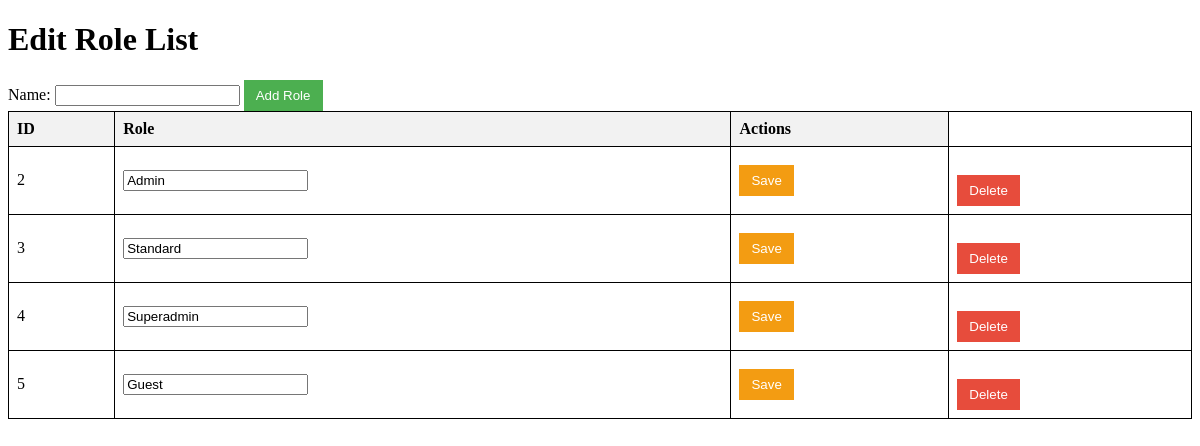
The page /roles/edit/ on the database as committed earlier.
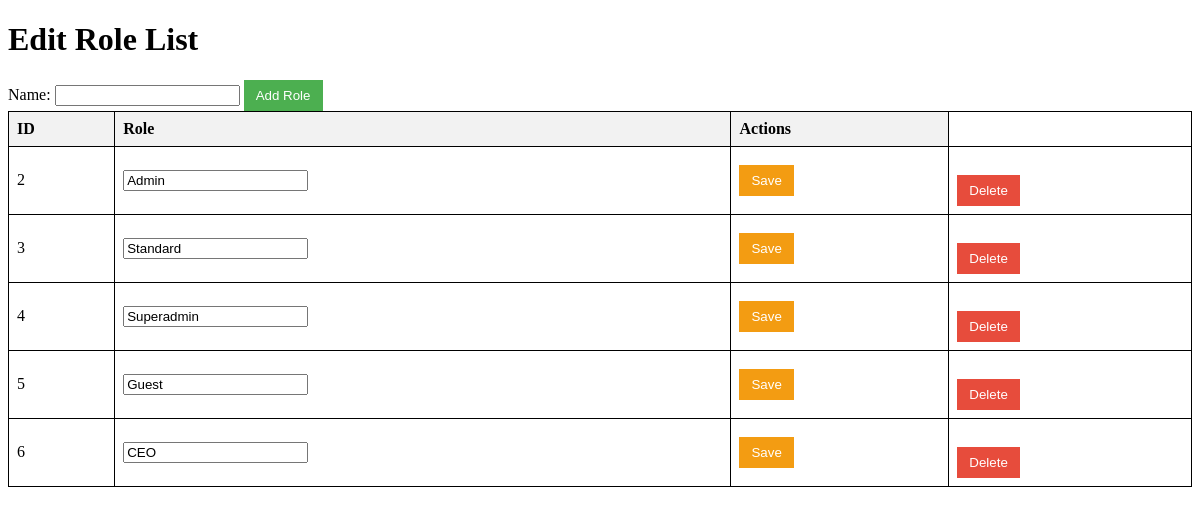
The same page on the database as committed later.
### myapp/models.py (models this page shows, shortened)
class RoleProfile(models.Model):
    name = models.CharField(max_length=100)

### myapp/views.py (the view)
# urls.py: path('roles/edit/', role_edit_view, name='role-edit'),
def role_edit_view(request):
    if request.method == 'POST':
        name = request.POST.get('name')
        if name:
            RoleProfile.objects.create(name=name)
            return redirect('role-edit')  # Redirect to the same page after adding
    roles = RoleProfile.objects.all()
    return render(request, 'myapp/role_edit.html', {'roles': roles})

### myapp/templates/myapp/role_edit.html (shortened to what this page needs)
{% load static %}
<!DOCTYPE html>
<html lan
    <link rel="icon" href="{% static 'favicon.ico' %}" type="image/x-icon">
</head>
<body>
    <h1>Edit Role List</h1>
    <form method="POST" action="{% url 'role-edit' %}">
        <label for="name">Name:</label>
        <input type="text" id="name" name="name" required>
        <button type="submit" class="btn">Add Role</button>
    </form>
    <table>
        <thead>
            <tr>
                <th>ID</th>
                <th>Role</th>
                <th>Actions</th>
            </tr>
        </thead>
        <tbody>
            {% for role in roles %}
            <tr>
                <form method="POST" action="{% url 'update-role' role.id %}">
                    <td>{{ role.id }}</td>
                    <td><input type="text" name="name" value="{{ role.name }}" required></td>
                    <td>
                        <button type="submit" class="btn btn-edit">Save</button>
                    </td>
                </form>
                <td>
                    <form method="POST" action="{% url 'delete-role' role.id %}">
                        <button type="submit" class="btn btn-danger">Delete</button>
                    </form>
                </td>
            </tr>
            {% empty %}
            <tr>
                <td colspan="4">No role available.</td>
            </tr>
            {% endfor %}
        </tbody>
    </table>
</body>
</html>

Rows that differ between the two databases and show on the page:
added RoleProfile: id "6", name "CEO"
